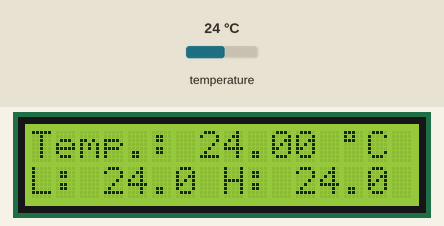
Simulated run of this sketch. Board: Arduino Uno, built with avr-gcc and run on an emulated ATmega328P. On the bench: 16×2 character LCD. The inputs (shaded band) are chosen by the test bench; at power-on: temperature 24 °C. What the sketch prints to the serial monitor is not drawn.

Above: at 1.3 s.
1.4 s: temperature set to 12 °C
At 5.8 s:
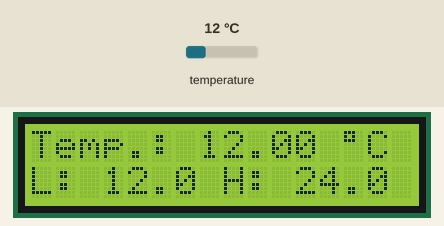
6.3 s: temperature set to 19 °C
At 8.9 s:
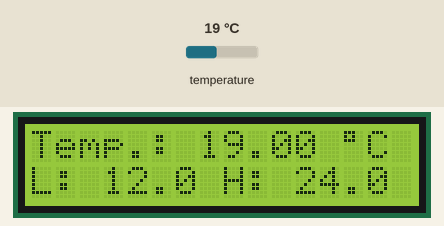
11.2 s: temperature set to 28 °C
At 13.3 s:
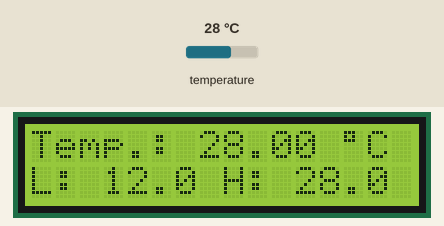
Timing chart, 0 to 14.8 s (numbered marks = the images above; inputs shaded):
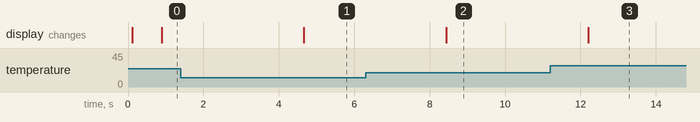

The sketch:

estufana.ino
```cpp
/* Programa : Estufana v0.1
   Autor : Estudio Amarelinha
   Controle de Estufas atraves de um WebServer PHP+MySQL
   Falta implementar:
   + Placa Wifi
   + Sensor de pH
   + enderecamento dos reles
   + rotina offline
   + envio de dados via GET
   + recebimento de dados via API/JSON
*/


// Carrega as bibliotecas do Sensor de Temperatura
#include <OneWire.h>
#include <DallasTemperature.h>
// Carrega a biblioteca de LCD (trocar por um módulo para economizar portas digitais)
#include <LiquidCrystal.h>

// Porta do pino de sinal do DS18B20/Sensor de temperatura
#define ONE_WIRE_BUS 7

// Define uma instancia do oneWire para comunicacao com o sensor
OneWire oneWire(ONE_WIRE_BUS);

// Armazena temperaturas minima e maxima
float tempMin = 999;
float tempMax = 0;

DallasTemperature sensors(&oneWire);
DeviceAddress sensor1;

// Inicializa o LCD
LiquidCrystal lcd(12, 11, 5, 4, 3, 2);

void setup(void)
{
  Serial.begin(9600);
  sensors.begin();
  // Localiza e mostra enderecos dos sensores
  Serial.println("Localizando sensores DS18B20...");
  Serial.print("Foram encontrados ");
  Serial.print(sensors.getDeviceCount(), DEC);
  Serial.println(" sensores.");
  if (!sensors.getAddress(sensor1, 0))
     Serial.println("Sensores nao encontrados !");
  // Mostra o endereco do sensor encontrado no barramento
  Serial.print("Endereco sensor: ");
  mostra_endereco_sensor(sensor1);
  Serial.println();
  Serial.println();
  lcd.begin(16, 2);

}

void mostra_endereco_sensor(DeviceAddress deviceAddress)
{
  for (uint8_t i = 0; i < 8; i++)
  {
    // Adiciona zeros se necessário
    if (deviceAddress[i] < 16) Serial.print("0");
    Serial.print(deviceAddress[i], HEX);
  }
}

void loop()
{
  // Le a informacao do sensor
  sensors.requestTemperatures();
  float tempC = sensors.getTempC(sensor1);
  // Atualiza temperaturas minima e maxima
  if (tempC < tempMin)
  {
    tempMin = tempC;
  }
  if (tempC > tempMax)
  {
    tempMax = tempC;
  }
  // Mostra dados no serial monitor
  Serial.print("Temp C: ");
  Serial.print(tempC);
  Serial.print(" Min : ");
  Serial.print(tempMin);
  Serial.print(" Max : ");
  Serial.println(tempMax);

  // Mostra dados no LCD
  lcd.clear();
  lcd.setCursor(0,0);
  lcd.print("Temp.:       ");
  //Simbolo grau
  lcd.write(223);
  lcd.print("C");
  lcd.setCursor(7,0);
  lcd.print(tempC);
  lcd.setCursor(0,1);
  lcd.print("L: ");
  lcd.setCursor(3,1);
  lcd.print(tempMin,1);
  lcd.setCursor(8,1);
  lcd.print("H: ");
  lcd.setCursor(11,1);
  lcd.print(tempMax,1);
  delay(3000);
}
```

Measured:
- after the input at 1.4 s, the display: changes after 3.3 s (image 1)
- after the input at 6.3 s, the display: changes after 2.1 s (image 2)
- after the input at 11.2 s, the display: changes after 1.0 s (image 3)
